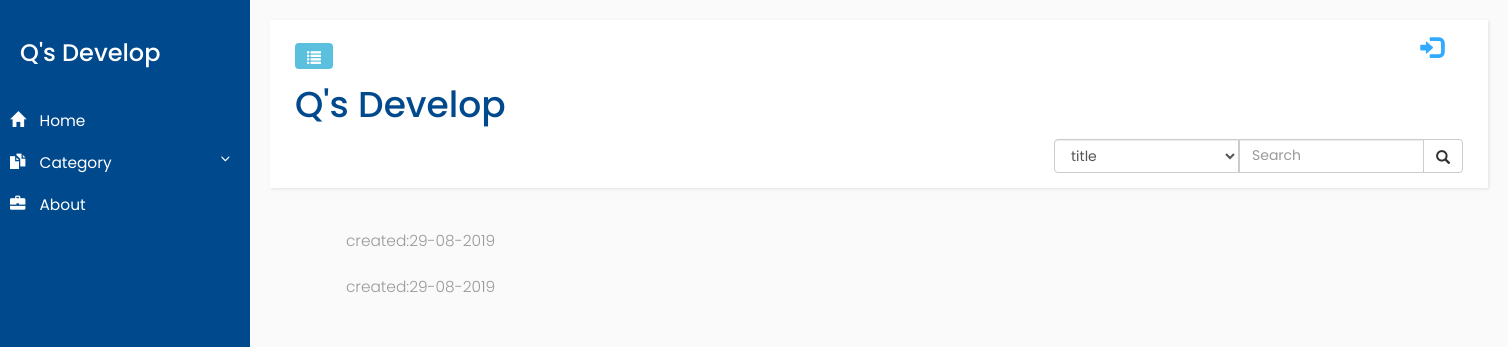
Before: /draft/ with the older database file.
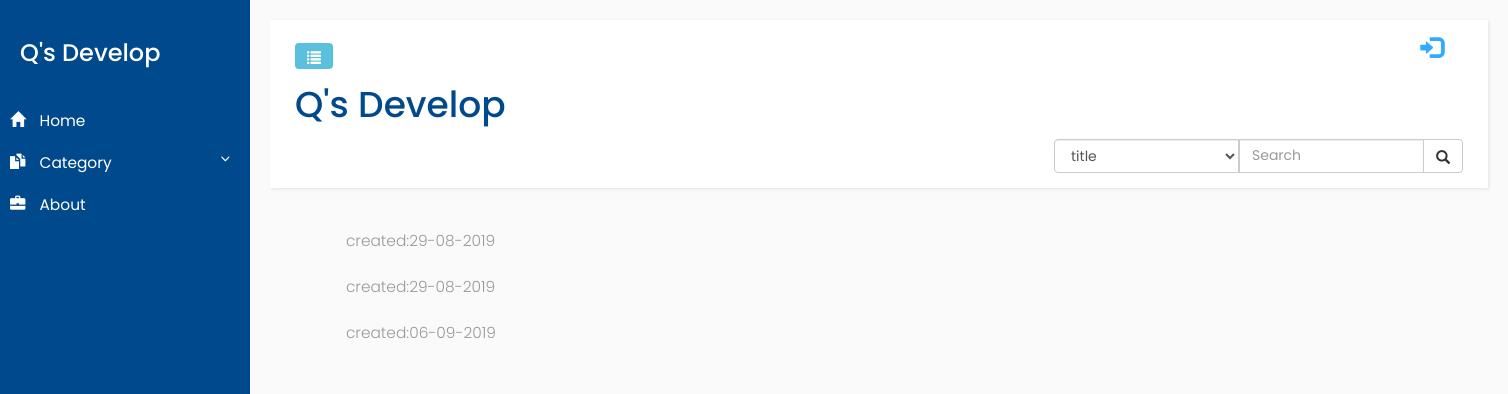
After: the same page with the newer database file.
### blog/models.py (models this page shows, shortened)
class Post(models.Model):
    author = models.ForeignKey('auth.User',on_delete=models.CASCADE,)
    title = models.CharField(max_length=200)
    text = models.TextField()
    category = models.CharField(max_length=200)
    created_date = models.DateTimeField(default = timezone.now)
    published_date = models.DateTimeField(blank = True, null=True)

### blog/views.py (the view)
# urls.py: path('draft/', views.post_draft_list, name ='post_draft_list'),
def post_draft_list(request):
    posts = Post.objects.filter(published_date__isnull=True).order_by('created_date')
    return render(request, 'blog/post_draft_list.html', {'posts':posts})

### blog/templates/blog/post_draft_list.html (shortened to what this page needs)
{% extends 'blog/base.html' %}
{% block content %}
    {% for post in posts %}
        <div class = "post">
            <p class="date">created:{{ post.created_date | date:'d-m-Y'}}</p>
        </div>
    {% endfor %}
{% endblock%}

### blog/templates/blog/base.html (shortened to what this page needs)
{% load static %}
<html>
    <head>
        <link rel="stylesheet" href="https://maxcdn.bootstrapcdn.com/bootstrap/3.3.7/css/bootstrap.min.css">
        <link rel="stylesheet" href="{% static 'blog/css/blog_frame.css'%}">
        <link rel="stylesheet" href="{% static 'blog/css/blog_container.css'%}">
        <link rel="stylesheet" href="{% static 'blog/css/blog_header.css'%}">
    </head>
    <body>
        <div class="wrapper">
            <nav id="sidebar">
                    <div class="sidebar-header">
                        <h3>Q's Develop</h3>
                    </div>
                    <div class="sidebar-ul">
                       <ul class="list-unstyled components">
                            <li>
                                <a href="{% url 'blog:post_list' %}">
                                    <i class="glyphicon glyphicon-home"></i>
                                    Home
                                </a>
                                <a href="#pageSubmenu" data-toggle="collapse" aria-expanded="false">
                                    <i class="glyphicon glyphicon-duplicate"></i>
                                    Category
                                </a>
                            </li>
                            <li>
                                <a href="{% url 'blog:about' %}">
                                    <i class="glyphicon glyphicon-briefcase"></i>
                                    About
                                </a>
                            </li>
                        </ul>
                    </div>
                </nav>
            <div id="content">
                <nav class="navbar navbar-default">
                    <div class="container-fluid">
                        <div class="navbar-header">
                            <button type="button" id="sidebarCollapse" class="btn btn-info navbar-btn">
                                <span class="glyphicon glyphicon-list"></span>
                            </button>
                        </div>
                        {% if user.is_authenticated %}
                        <a href="{% url 'blog:post_new_init' %}" class="top-menu"><span class="glyphicon glyphicon-plus"></span></a>
                        <a href="{% url 'blog:post_draft_list' %}" class="top-menu"><span class="glyphicon glyphicon-edit"></span></a>
                        <a href="{% url 'logout' %}" class="top-menu"><span class="glyphicon glyphicon-log-out"></span></a>
                        <span class="userName">Hello {{ user.username }}</span>
                        {% else %}
                        <a href="{% url 'blog:signin' %}" class="top-menu"><span class="glyphicon glyphicon-log-in"></span></span></a>
                        {% endif %}
                        <h1 id="blog-title"><a href="http://127.0.0.1:8000/">Q's Develop</a></h1>
                        <div class ="search-box">
                            <form class="search-box-form" action="{% url 'blog:post_list' %}" method="get">
                                <div class="input-group">
                                    <select name ='fd_name' class="form-control" >
                                            <option value ='title'>title</option>
                                    </select>
                                    <input type="text" name="item" class="form-control" placeholder="Search">
                                    <div class="input-group-btn">
                                        <button class='btn btn-default' type='submit'>
                                            <i class="glyphicon glyphicon-search"></i>
                                        </button>
                                    </div>
                                </div>
                            </form>
                        </div>
                    </div>
                </nav>
                <div class = "container">
                    <div>
                        {% block content%}
                        {% endblock%}
                    </div>
                </div>
            </div>
        </div>
    </body>
</html>

### blog/static/blog/css/blog_frame.css (style rules this page uses)
body { font-family: 'Poppins', sans-serif; background: #fafafa; }
p { font-family: 'Poppins', sans-serif; font-size: 1.1em; font-weight: 300; line-height: 1.7em; color: #999; }
a, a:hover, a:focus { color: inherit; text-decoration: none; transition: all 0.3s; }
.navbar { padding: 15px 10px; background: #fff; border: none; border-radius: 0; margin-bottom: 40px; box-shadow: 1px 1px 3px rgba(0, 0, 0, 0.1); }
.navbar-btn { box-shadow: none; outline: none !important; border: none; }
i, span { display: inline-block; }
.wrapper { display: flex; align-items: stretch; }
#sidebar { min-width: 250px; max-width: 250px; background: #00498c; color: #fff; transition: all 0.3s; }
#sidebar ul li a { text-align: left; }
#sidebar .sidebar-header { padding: 20px; background: #00498c; position: fixed; padding-right: 0; }
#sidebar .sidebar-ul { position: fixed; width: 250px; top: 80px; }
#sidebar .sidebar-ul ul.components { padding: 20px 0; position: relative; }
#sidebar ul li a { padding: 10px; font-size: 1.1em; display: block; }
#sidebar ul li a i { margin-right: 10px; }
a[data-toggle="collapse"] { position: relative; }
a[aria-expanded="false"]::before, a[aria-expanded="true"]::before { content: '\e259'; display: block; position: absolute; right: 20px; font-family: 'Glyphicons Halflings'; font-size: 0.6em; }
#content { padding: 20px; min-height: 100vh; transition: all 0.3s; }

### blog/static/blog/css/blog_container.css (style rules this page uses)
#content { width: 100%; }
.container { margin-right: auto; margin-left: 5%; }

### blog/static/blog/css/blog_header.css (style rules this page uses)
#blog-title { color: #00498c; size : 100px; margin-top: 50px; }
.top-menu, .top-menu:hover, .top-menu:visited { color: #32AAFF; float: right; font-size: 17pt; margin-right: 20px; }
.input-group { display: inline-flex; float: right; }
.input-group-btn { width: 40px; }
.input-group-btn button { height: 34px; }

Changed rows visible on the page:
added Post: created_date "06-09-2019"
